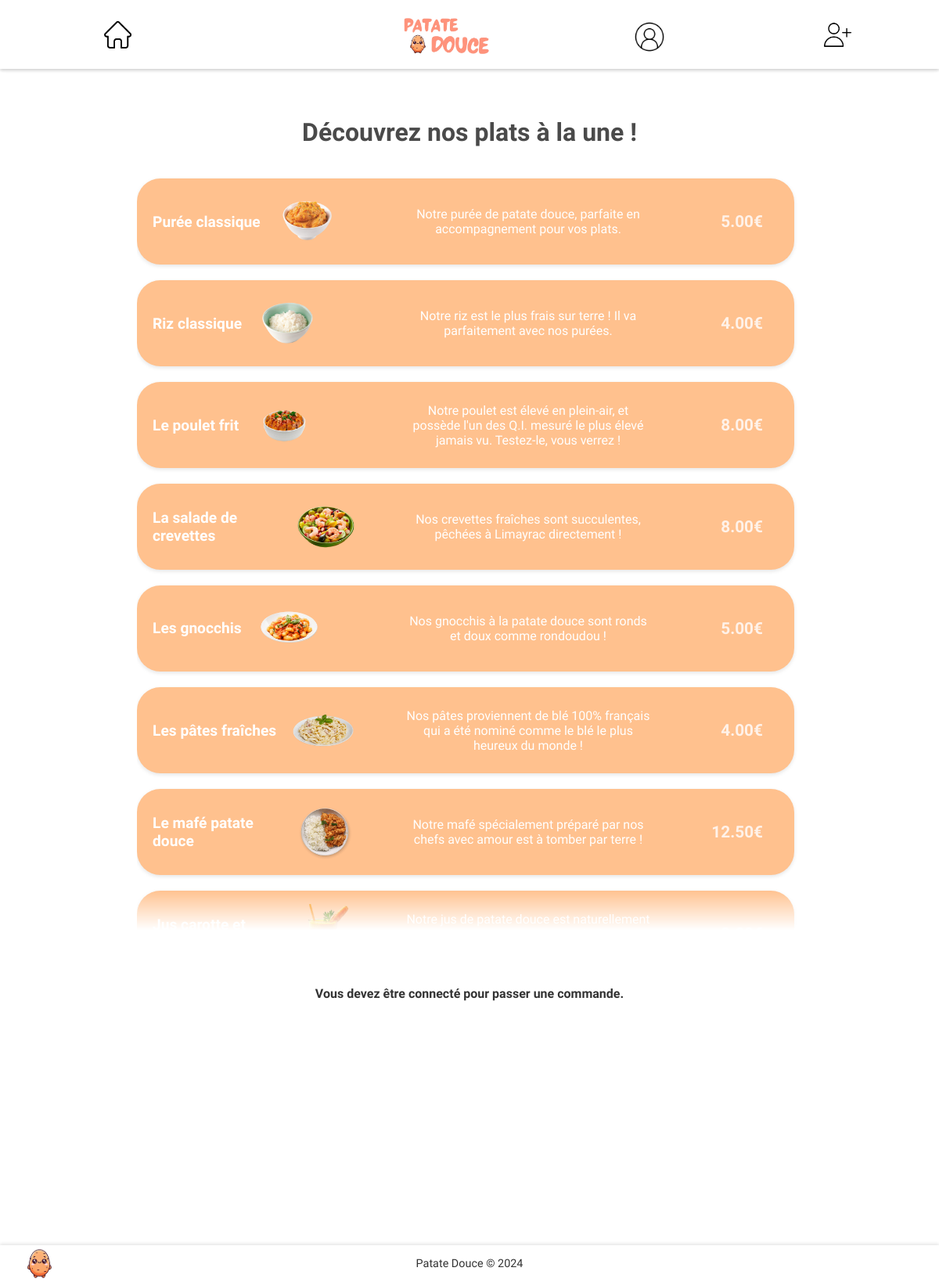
The page / on the database its author committed.
### tables this page shows
CREATE TABLE `produit` (
  `id_produit` int(11) NOT NULL,
  `libelle` varchar(255) DEFAULT NULL,
  `description` varchar(255) DEFAULT NULL,
  `prix_ht` decimal(15,2) DEFAULT NULL
);

### index.php (the view, shortened to what this page needs)
<?php
include "functions/functions.php";
$rows = fetch_produits();
?>
<!DOCTYPE html>
<html lang="fr">
<head>
    <link rel="stylesheet" href="css/main.css">
</head>
<body>
    <?php navbar(); ?>
    <div class="content">
        <div class="title-section">
            <h2>Découvrez nos plats à la une !</h2>
        </div>
        <div class="table-container-non-connecte">
            <table class="table-produit">
                <?php
                foreach ($rows as $row) {
                    echo '
                <tr>
                    <td class="produit-info">
                        <div class="produit-gauche">
                            <span class="produit-libelle">' . $row['libelle'] . '</span>
                            <img src="images/' . $row['libelle'] . '.png" alt="' . $row['libelle'] . '" class="produit-image">
                        </div>
                        <div class="produit-description">
                            <span> ' . $row['description'] . '</span>
                        </div>
                        <div class="produit-droite">
                            <span class="produit-prix"> ' . $row['prix_ht'] . '€</span>
                        </div>
                    </td>
                </tr>';
                }
                ?>
            </table>
        </div>
        <h4>Vous devez être connecté pour passer une commande.</h4>
        <?php
        footer();
        ?>
    </div>
</body>
</html>

### functions/functions.php (shortened to what this page needs)
<?php
function navbar()
{
    echo '
    <div class="margin-bottom-navbar">
    <header class="site-header">
    <script src="js/nav.js"></script>
        <nav class="navbar">
            <ul class="nav-liste gauche-nav">
    ';
    if (!isset($_SESSION['pseudo'])) {
        echo '<a href="index.php" onmouseover="Accueil()" onmouseout="Accueil()">
            <img id="Accueil-image" class="imglogoAccueil" src="images/logo/Accueil.png">
            <span id="Accueil-texte" style="display: none;">Accueil</span>
        </a>';
    }
    echo '
            </ul>
            <div class="site-logo" >
                <a href="index.php">
                    <img src="images/logo.png" alt="Patate Douce">
                </a>
            </div>
            <ul class="nav-liste droite-nav">
    ';
    if (!isset($_SESSION['pseudo'])) {
        echo '<a href="connexion.php" class="margin-right-navbar" onmouseover="Connexion()" onmouseout="Connexion()">
            <img id="Connexion-image" class="imglogoConnexion" src="images/logo/Connexion.png">
            <span id="Connexion-texte" style="display: none;">Connexion</span>
        </a>';
        echo '<a href="inscription.php" class="margin-right-navbar" onmouseover="Inscription()" onmouseout="Inscription()">
            <img id="Inscription-image" class="imglogoInscription" src="images/logo/Inscription.png">
            <span id="Inscription-texte" style="display: none;">Inscription</span>
        </a>';
    }
    echo '
            </ul>
        </nav>
    </header>
    </div>
    ';
}
function footer()
{
    echo '
    <footer class="site-footer">
        <img src="images/patateseule.png" alt="Patate Douce Logo" class="footer-logo">
        <span>Patate Douce © 2024</span>
    </footer>
    ';
}
function db_connect()
{
    $dsn = 'mysql:host=localhost;dbname=appresto';
    $user = 'root';
    $password = '';
    try {
        $dbh = new PDO($dsn, $user, $password, array(PDO::MYSQL_ATTR_INIT_COMMAND => "SET NAMES utf8"));
        $dbh->setAttribute(PDO::ATTR_ERRMODE, PDO::ERRMODE_EXCEPTION);
    } catch (PDOException $ex) {
        die("Erreur lors de la connexion SQL : " . $ex->getMessage());
    }
    return $dbh;
}
function fetch_produits()
{
    $dbh = db_connect();
    $sql_produits = 'select id_produit, libelle, description, prix_ht
    from produit';
    try {
        $sth = $dbh->prepare($sql_produits);
        $sth->execute();
        $rows = $sth->fetchAll(PDO::FETCH_ASSOC);
    } catch (PDOException $e) {
        die("<p>Erreur lors de la requête SQL : " . $e->getMessage() . "</p>");
    }
    return $rows;
}

### css/main.css (style rules this page uses)
body, html { margin: 0; padding: 0; font-family: 'Quicksand', sans-serif; }
body { padding-top: 80px; }
h2 { font-size: 2em; text-align: center; color: #4a4a4a; margin: 20px 0 20px 0; }
h4 { font-size: 1em; text-align: center; color: #333; margin: 20px 0 20px 0; }
.site-header { position: fixed; top: 0; width: 100%; background-color: #ffffff; box-shadow: 0 2px 4px rgba(0, 0, 0, 0.1); z-index: 1000; }
.navbar a { display: block; text-align: center; padding: 6px 20px; margin-bottom: -5px; font-size: 20px; text-decoration: none; transition: background-color 0.8s ease; max-width: 350px; width: 180px; transition: scale .5s ease; }
.navbar { overflow: hidden; background-color: #ffffff2d; display: flex; justify-content: center; align-items: center; box-shadow: 0 2px 4px rgba(0, 0, 0, 0.1); }
.gauche-nav, .droite-nav { display: flex; flex: 1; }
.gauche-nav { justify-content: flex-start; }
.droite-nav { justify-content: flex-end; }
.site-logo { text-align: center; }
.site-logo img { max-height: 50px; height: auto; width: auto; padding-top: 10px; padding-bottom: 6px; transition: transform 0.3s ease; }
.site-footer { position: fixed; bottom: 0; width: 100%; background-color: #ffffff; box-shadow: 0 -2px 4px rgba(0, 0, 0, 0.1); z-index: 1000; display: flex; align-items: center; justify-content: center; padding: 15px 0; text-align: center; }
.footer-logo { position: absolute; left: 20px; max-height: 60px; }
.site-footer span { font-size: 0.9em; color: #333; font-weight: normal; }
.table-container-non-connecte { max-height: 63vh; margin: auto; max-width: 70%; padding-right: 10px; overflow-y: scroll; scrollbar-color: rgb(255, 218, 199) rgb(255, 255, 255); scrollbar-width: thin; --mask: linear-gradient(to bottom, rgba(0, 0, 0, 1) 0, rgba(0, 0, 0, 1) 90%, rgba(0, 0, 0, 0) 95%, rgba(0, 0, 0, 0) 0) 100% 50% / 100% 100% repeat-x; -webkit-mask: var(--mask); mask: var(--mask); flex: 1; }
.table-produit { width: 100%; border-collapse: separate; border-spacing: 0 20px; }
.produit-info { display: flex; justify-content: space-between; align-items: center; padding: 15px 20px; background-color: #ffc18e; border-radius: 30px; box-shadow: 0 2px 5px rgba(0, 0, 0, 0.1); transition: background-color 0.3s ease; transition: transform 0.3s ease; min-height: 80px; }
.produit-gauche { display: flex; align-items: center; flex-basis: 35%; }
.produit-droite { display: flex; align-items: center; justify-content: flex-end; flex-basis: 15%; }
.produit-libelle { color: white; font-size: 1.2em; font-weight: bold; margin-right: 20px; text-align: left; }
.produit-image { max-width: 80px; height: auto; margin-right: 20px; }
.produit-description { flex-basis: 40%; text-align: center; font-size: 1em; color: #ffffff; font-weight: normal; }
.produit-prix { font-size: 1.3em; font-weight: bold; color: #fff2e9; margin-right: 20px; text-align: right; }
.imglogoAccueil { height: 35px; width: 35px; }
.imglogoConnexion { height: 50px; width: 50px; margin-bottom: -6px; }
.imglogoInscription { height: 35px; width: 35px; margin-top: 5px; margin-bottom: 1px; }
.margin-right-navbar { margin-right: 20px; }
.margin-bottom-navbar { margin-bottom: 70px; }

### rows shown on the page
produit: libelle "Purée classique", libelle (picture), description "Notre purée de patate douce, parfaite en accompagnement pour vos plats.", prix_ht "5.00"
produit: libelle "Riz classique", libelle (picture), description "Notre riz est le plus frais sur terre ! Il va parfaitement avec nos purées.", prix_ht "4.00"
produit: libelle "Le poulet frit", libelle (picture), description "Notre poulet est élevé en plein-air, et possède l'un des Q.I. mesuré le plus élevé jamais vu. Testez-le, vous verrez !", prix_ht "8.00"
produit: libelle "La salade de crevettes", libelle (picture), description "Nos crevettes fraîches sont succulentes, pêchées à Limayrac directement !", prix_ht "8.00"
produit: libelle "Les gnocchis", libelle (picture), description "Nos gnocchis à la patate douce sont ronds et doux comme rondoudou !", prix_ht "5.00"
produit: libelle "Les pâtes fraîches", libelle (picture), description "Nos pâtes proviennent de blé 100% français qui a été nominé comme le blé le plus heureux du monde !", prix_ht "4.00"
produit: libelle "Le mafé patate douce", libelle (picture), description "Notre mafé spécialement préparé par nos chefs avec amour est à tomber par terre !", prix_ht "12.50"
produit: libelle (picture), description "Notre jus de patate douce est naturellement anti-oxydant et sans sucre ajouté ! Il se marie bien avec notre mafé."
